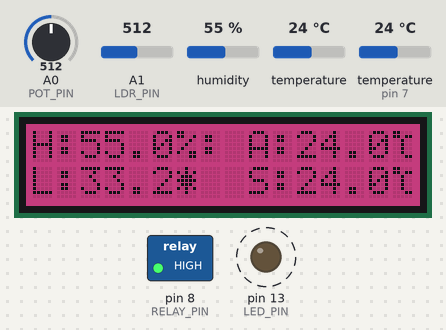
This sketch was run on a simulated Arduino Uno, built with avr-gcc and run on an emulated ATmega328P. Shown: 16×2 character LCD, switched loads named in the sketch (green lamp = pin HIGH), output pins drawn as LEDs (lit = HIGH). Dashed ring = blinking. The inputs (shaded band) are chosen by the test bench; at power-on: A0 (POT_PIN) = 512, temperature 24 °C, temperature (sensor on pin 7) 24 °C, A1 (LDR_PIN) = 512, humidity 55 %. The modem accepts every AT command (registered, SIM ready, sends succeed) and sends nothing else; what the sketch prints to the serial monitor is not drawn.

Above: at 5.4 s.
5.5 s: A0 (POT_PIN) set to 647
At 7.3 s:
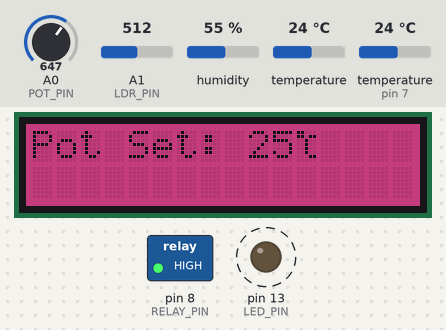
9.9 s: A0 (POT_PIN) set to 680
At 11.4 s:
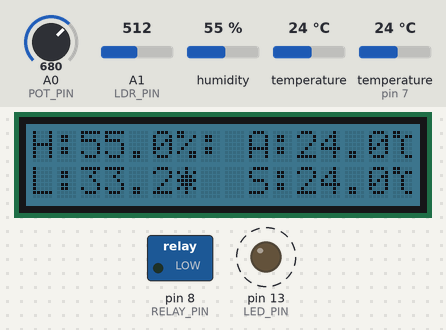
13.6 s: temperature (sensor 0) set to 0 °C
At 15.2 s:
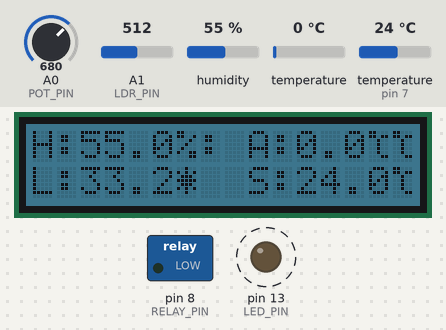
18.0 s: temperature (sensor on pin 7) set to 0 °C
At 19.8 s:
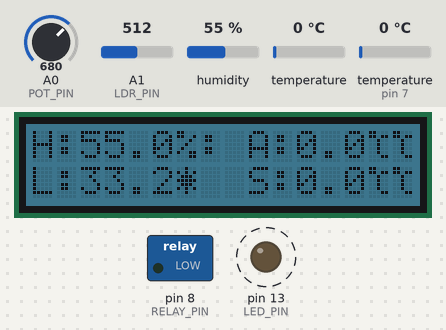
22.4 s: temperature (sensor 0) set to 25.2 °C
At 24.3 s:
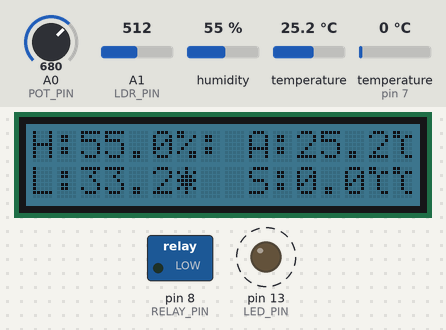
26.8 s: temperature (sensor 0) set to 26.4 °C
At 28.8 s:
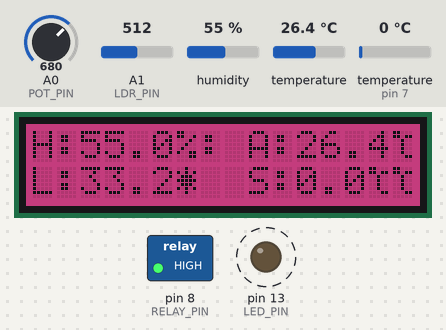
Timing chart, 0 to 32.2 s (numbered marks = the images above; inputs shaded):
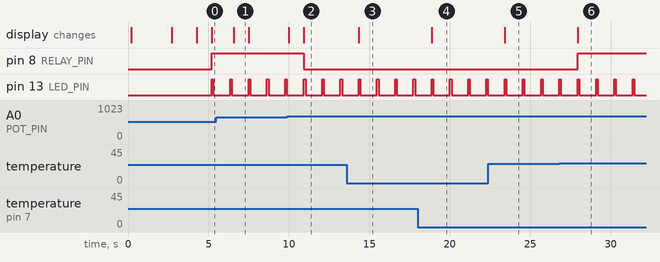

Measured:
- the behaviour switches between 664 and 665 on A0 (POT_PIN) (found by bisection; images 1 and 2)
- the behaviour switches between 26 and 26.1 °C on temperature (sensor 0) (found by bisection; images 5 and 6)
- after the input at 5.5 s, the display: changes after 1.1 s (image 1)
- after the input at 9.9 s, pin 8 (RELAY_PIN): HIGH → LOW after 1.0 s; the display: first changes after 0.09 s (image 2 shows a later state)
- after the input at 13.6 s, the display: changes after 0.74 s (image 3)
- after the input at 18.0 s, the display: changes after 0.88 s (image 4)
- after the input at 22.4 s, the display: changes after 1.0 s (image 5)
- after the input at 26.8 s, pin 8 (RELAY_PIN): LOW → HIGH after 1.1 s; the display: changes after 1.2 s (image 6)

The sketch:

rmsumeer_project2_finalcode.ino
```cpp
/*
Student Name: Raja Sumeer
Student ID: B00..[]
Module: Project ELTCH2022: 2024-25
Program: Greenhouse Environment Controller

## Component List:
Microcontroller: ATMEGA328P
Sensors: DHT20, DS18B20, LDR
Wifi: ESP8266
RELAY, 12V FAN, BC337, GROVE RGB LCD
RESET BUTTON, SWITCH, JACK CONNECTORS, LEDS, FTDI

## Sources:
- Brightspace Sample Codes: Fergus Maughan
- LCD Colors: TUD Brand Book

## Honors:
- Nicki Mardari
- Joeseph Oddi Obong
*/

/* ------------------- LIBRARIES ------------------- */
#include <Wire.h>               // I2C protocol - Used for LCD and DHT20
#include <SoftwareSerial.h>     // ESP8266 communication
#include "rgb_lcd.h"            // GROVE LCD Display library
// Sensor libraries
#include <OneWire.h>            // DS18B20 interface
#include <DallasTemperature.h>  // DS18B20 functions
#include "DHT20.h"

/* ------------------- PIN DEFINITIONS ------------------- */
#define ESP_RX 10               // ESP8266 RX pin
#define ESP_TX 11               // ESP8266 TX pin
#define ONE_WIRE_BUS 7          // DS18B20 data pin
#define LDR_PIN 1               // LDR pin
#define RELAY_PIN 8             // Relay - Fan control
#define POT_PIN A0              // Potentiometer pin
#define LED_PIN 13              // Status LED pin

/* ------------------- CONSTANTS ------------------- */
// ADC and sensor calculation constants
#define MAX_ADC 1023
#define ADC_REF_VOLTAGE 5.03
#define REF_RESISTANCE 10160    // LDR divider resistance
#define LUX_CALC_SCALAR 2355175 // Lux formula scalar
#define LUX_CALC_EXPONENT -1.2109 // Lux formula exponent
// LCD Display colors via TUD Brand Book
#define LCD_RED 182, 0, 87      // Alert color
#define LCD_BLUE 0, 76, 108     // Normal color
// Control constants
#define HYSTERESIS 2            // Prevents relay oscillation

/* ------------------- WIFI & THINGSPEAK ------------------- */
const String API_KEY = "";
const String HOST = "api.thingspeak.com";
const String PORT = "80";
const String WIFI_SSID = "mangojuice";
const String WIFI_PASSWORD = "juice";
SoftwareSerial esp8266(ESP_RX, ESP_TX);

/* ------------------- OBJECTS ------------------- */
// Sensor objects
DHT20 dht;
OneWire oneWire(ONE_WIRE_BUS);
DallasTemperature sensors(&oneWire);
// Display object
rgb_lcd lcd;

// Custom characters
byte DegreesC[] = {B11000, B11011, B00100, B00100, B00100, B00100, B00011, B00000}; // °C symbol
byte LXSymbol[] = {B00100, B10101, B01110, B11111, B01110, B10101, B00100, B00000}; // Lux/"Sun" symbol

/* ------------------- STATE VARIABLES ------------------- */
// Timer variables
unsigned long thingUpdatetime = 0;  // ThingSpeak timer
unsigned long lcdUpdatetime = 0;    // LCD update timer
unsigned long potUpdatetime = 0;    // Pot reading timer
// Sensor readings
float SoilTemp = 0;
float AirTemp = 0;
float Humidity = 0;
float Lux = 0;
// Control variables
int rawValue = 0;               // Raw potentiometer value
int setValue = 0;               // Target temp
int lastSetValue = 999;         // Previous target
uint8_t fanLevel = 0;          // Fan state
// WiFi status
uint8_t wifiGood = 0;

/* ------------------- FUNCTION DECLARATIONS ------------------- */
// Setup functions
void initComponents();
uint8_t initializeWiFi();
bool sendCommand(String command, int maxTime, const char* readReply);

// Loop functions
void potprint();
void sensorReadings();
float readLux();
void print();
void fan();
void sendToThingSpeak();
void blinkLED();

void setup()
{
	initComponents();
	delay(100);
	wifiGood = initializeWiFi();
	delay(100);
}

void loop()
{
	unsigned long currentMillis = millis();

	// Check pot every 250ms
	if (currentMillis - potUpdatetime >= 250)
	{
		rawValue = analogRead(POT_PIN);
		setValue = map(rawValue, 0, 1023, 0, 40); // Convert to temperature range
		if (setValue != lastSetValue)
		{
			potprint();
		}
		potUpdatetime = currentMillis;
  }

	// Update sensors every 1s
	if (currentMillis - lcdUpdatetime >= 1000)
	{
		sensorReadings();
		lcdUpdatetime = currentMillis;
    }

	// Upload data every 60s
	if (currentMillis - thingUpdatetime >= 60000)
	{
		sendToThingSpeak();
		thingUpdatetime = currentMillis;
	}

	if (wifiGood == 0)
	{
		initializeWiFi();
	}

	blinkLED();
}

/* ------------------- FUNCTIONS DEFINITONS ------------------- */

/* Initialize Components */
void initComponents()
{
	Serial.begin(9600);
	esp8266.begin(9600);

	pinMode(RELAY_PIN, OUTPUT);
	digitalWrite(RELAY_PIN, LOW);  // Ensure fan is off
	pinMode(LED_PIN, OUTPUT);

	lcd.begin(16, 2);
	lcd.setRGB(LCD_BLUE);
	Wire.begin();
	lcd.createChar(0, DegreesC);
	lcd.createChar(1, LXSymbol);

	dht.begin();
  delay(100);
	sensors.begin();

	// Display welcome message
	lcd.setCursor(0, 0); lcd.print("Environment");
	lcd.setCursor(0, 1); lcd.print("Controller"); delay(2500); lcd.clear();
}

/* WiFi Initialization */
uint8_t initializeWiFi() {
	bool success = true;

	if (success &= sendCommand("AT", 5, "OK"))  // Test ESP if alive for response
	{
		delay(200);
		if (success &= sendCommand("AT+RST", 5, "OK")) // Reset ESP
		{
			delay(200);
			if (success &= sendCommand("AT+CWMODE=1", 5, "OK"))  // Station mode
			{
				delay(200);
				if (success &= sendCommand("AT+CWJAP=\"" + WIFI_SSID + "\",\"" + WIFI_PASSWORD + "\"", 20, "OK"))  // Connect to Wifi
				{
					delay(200);
					if (success &= sendCommand("AT+CIPMUX=1", 5, "OK"))  // Multiple connections
					{
						delay(200);
						if (success &= sendCommand("AT+CIPSTART=0,\"TCP\",\"" + HOST + "\"," + PORT, 15, "OK"))  // Start TCP
						{
							delay(200);
							return 1;
						}
						if (success &= sendCommand("AT+CIPSTART=0,\"TCP\",\"" + HOST + "\"," + PORT, 15, "ALREADY CONNECT"))
						{
							delay(200);
							return 1;
						}
					}
				}
			}
		}
	}
	Serial.println("== Failed Wifi Initialization ==");
	return 0;
}

/* Send ESP8266 Command */
bool sendCommand(String command, int maxTime, const char* readReply)
{
  Serial.print("[ESP] Sending Command: ");
  Serial.println(command);
  bool found = false;

  int countTimeCommand = 0;
  while (countTimeCommand < maxTime)
  {
	esp8266.println(command);
	// if (esp8266.find(readReply))
  if (esp8266.find((char*)readReply))
	{
		found = true;
		break;
	}
	countTimeCommand++;
	delay(1000);
  }
  return found;
}

/* Potentiometer Display Function */
void potprint()
{
	lcd.clear();
	lcd.setCursor(0,0);
	lcd.print("Pot Set: ");
	lcd.print(setValue);
	lcd.write(byte(0));  // Degrees symbol
	lastSetValue = setValue;
}

/* Read All Sensors */
void sensorReadings()
{
	sensors.requestTemperatures();
  dht.read();
	SoilTemp = sensors.getTempCByIndex(0);
	AirTemp = dht.getTemperature();
	Humidity = dht.getHumidity();
	Lux = readLux();
	print();
	fan();
}

/* Calculate Light Level */
float readLux() {
  int ldrRawData = analogRead(LDR_PIN);
  float resistorVoltage = (float)ldrRawData / MAX_ADC * ADC_REF_VOLTAGE;
  float ldrVoltage = ADC_REF_VOLTAGE - resistorVoltage;
  float ldrResistance = ldrVoltage / resistorVoltage * REF_RESISTANCE;
  float ldrLux = LUX_CALC_SCALAR * pow(ldrResistance, LUX_CALC_EXPONENT);
  return ldrLux;
}

/* Display Readings */
void print()
{
	// Serial output
	Serial.println("\n===== SENSOR DATA =====");
	Serial.print("Potentiometer: "); Serial.print(rawValue); Serial.print(" | ");
	Serial.print(setValue); Serial.println(" °C");
	Serial.print("Soil Temperature: "); Serial.print(SoilTemp); Serial.println(" °C");
	Serial.print("Air Temperature: "); Serial.print(AirTemp); Serial.println(" °C");
	Serial.print("Humidity: "); Serial.print(Humidity); Serial.println(" %");
	Serial.print("Light Intensity: "); Serial.print(Lux); Serial.println(" lux");
	Serial.print("Fan Status: "); Serial.println(fanLevel ? "ON" : "OFF");

	// LCD display
	lcd.setCursor(0, 0);
	lcd.print("H:"); lcd.print(Humidity, 1); lcd.print("%");
	lcd.setCursor(9, 0);
	lcd.print("A:"); lcd.print(AirTemp, 1); lcd.write(byte(0));
	lcd.setCursor(0, 1);
	lcd.print("L:"); lcd.print(Lux, 1); lcd.write(byte(1)); lcd.print(" ");
	lcd.setCursor(9, 1);
	lcd.print("S:"); lcd.print(SoilTemp, 1); lcd.write(byte(0));
}

/* Fan Control */
void fan()
{
	// Turn on fan if too hot
	if (fanLevel == 0 && AirTemp > setValue)
	{
		digitalWrite(RELAY_PIN, HIGH);
		lcd.setRGB(LCD_RED);
		fanLevel = 1;
		Serial.println("[FAN] Fan Switched ON - Threshold Exceeded.");
	}
	// Turn off fan when cool enough with hysteresis
	if(fanLevel == 1 && AirTemp <= setValue - HYSTERESIS)
	{
		digitalWrite(RELAY_PIN, LOW);
		lcd.setRGB(LCD_BLUE);
		fanLevel = 0;
		Serial.println("[FAN] Fan Switched OFF - Temperature Normal.");
    }
}

/* Send Data to ThingSpeak */
void sendToThingSpeak()
{
    if (wifiGood == 1)
    {
        bool success = true;

        // Build data string
        String data;
        data.reserve(150);  // Pre-allocate memory

        data = "GET /update?api_key=";
        data += API_KEY;
        data += "&field1=";
        data += String(SoilTemp,1);
        data += "&field2=";
        data += String(AirTemp,1);
        data += "&field3=";
        data += String(Humidity,1);
        data += "&field4=";
        data += String(Lux);
				data += "&field5=";
        data += String(fanLevel);
        data += "\r\n\r\n";

				// Re-open TCP connection before each send
        if (!(sendCommand("AT+CIPSTART=0,\"TCP\",\"" + HOST + "\"," + PORT, 15, "OK") ||
          sendCommand("AT+CIPSTART=0,\"TCP\",\"" + HOST + "\"," + PORT, 15, "ALREADY CONNECT"))) {
          Serial.println("== Failed to reconnect to ThingSpeak. ==");
          wifiGood = 0;
          return;
        }

        delay(300);  // Give some time before sending

        String cipCommand = "AT+CIPSEND=0,";
        cipCommand += String(data.length()+4);

        if (success &= sendCommand(cipCommand, 10, ">"))
        {
            delay(300);
            esp8266.print(data);
            delay(1500);
						Serial.println("== Successfully updated data for Thingspeak. ==");
            if (success &= sendCommand("AT+CIPCLOSE=0", 5, "OK"))
            {
                delay(100);
                return;
            }
        }
        Serial.println("== Cipsend failed, Cancelling Thingspeak update. ==");
        return;
    }
    Serial.println("== Wifi not connected. Unable to update Thingspeak. ==");
    return;
}

/* Status LED Function */
void blinkLED() {
  digitalWrite(LED_PIN, HIGH);
  delay(100);
  digitalWrite(LED_PIN, LOW);
  delay(100);

}
```
